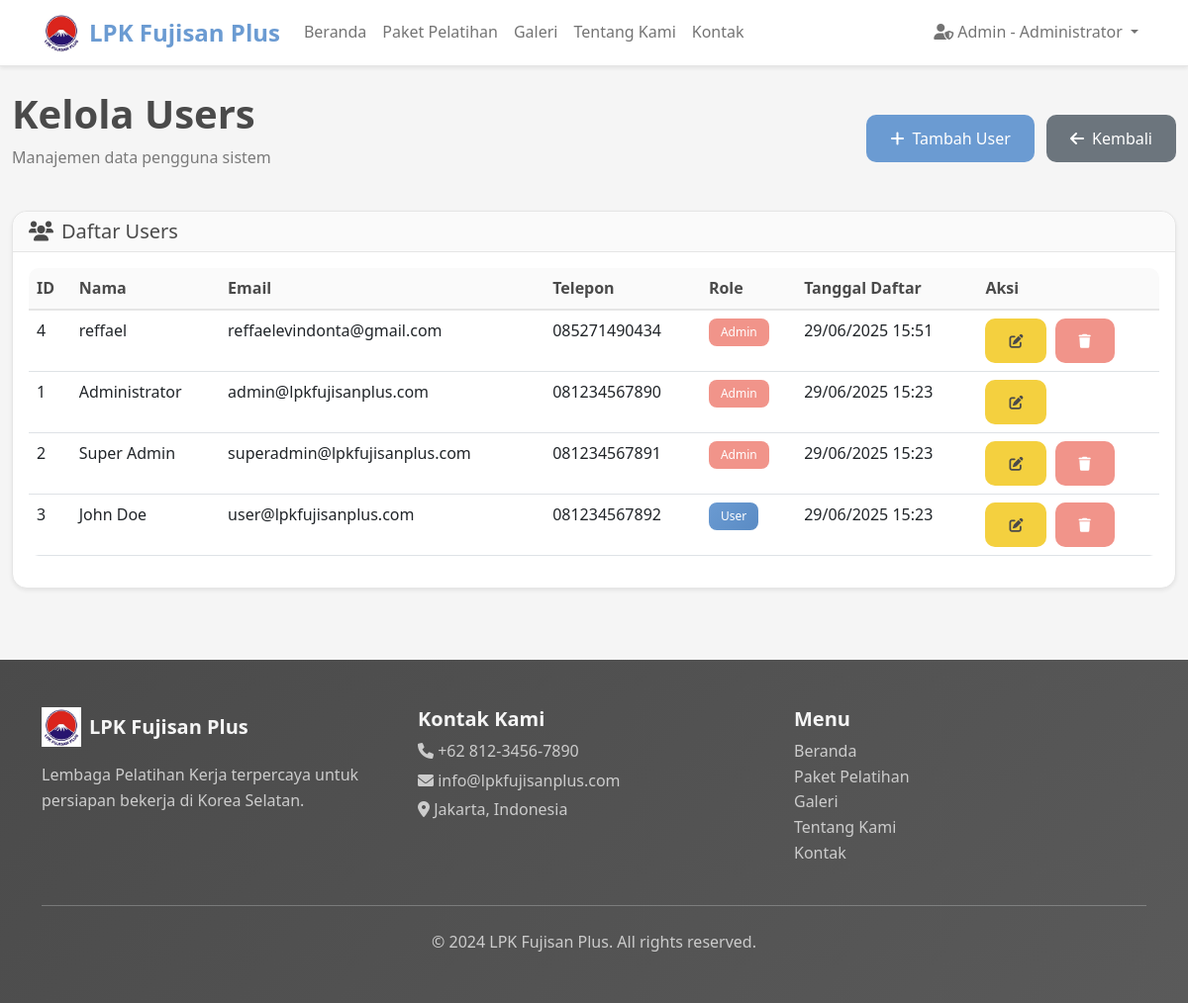
The app's page /index.php?page=admin_users (signed in) with its own data.
### tables this page shows
CREATE TABLE `users` (
  `id` int(11) NOT NULL,
  `name` varchar(100) NOT NULL,
  `email` varchar(100) NOT NULL,
  `phone` varchar(20) NOT NULL,
  `password` varchar(255) NOT NULL,
  `role` enum('user','admin') DEFAULT 'user',
  `is_deleted` tinyint(1) DEFAULT 0,
  `created_at` timestamp NOT NULL DEFAULT current_timestamp()
);

### config/database.php (called while the page is built, shortened)
<?php
class Database
{
    private $host = DB_HOST;
    private $user = DB_USER;
    private $pass = DB_PASS;
    private $dbname = DB_NAME;
    private $dbh;
    public function __construct()
    {
        try {
            $this->setupDatabase();
            $dsn = 'mysql:host=' . $this->host . ';dbname=' . $this->dbname . ';charset=utf8';
            $options = array(
                PDO::ATTR_PERSISTENT => true,
                PDO::ATTR_ERRMODE => PDO::ERRMODE_EXCEPTION,
                PDO::ATTR_DEFAULT_FETCH_MODE => PDO::FETCH_ASSOC
            );
            $this->dbh = new PDO($dsn, $this->user, $this->pass, $options);
        } catch (PDOException $e) {
            die("Database connection error: " . $e->getMessage());
        }
    }
    private function setupDatabase()
    {
        try {
            $pdo = new PDO('mysql:host=' . $this->host . ';charset=utf8', $this->user, $this->pass);
            $pdo->setAttribute(PDO::ATTR_ERRMODE, PDO::ERRMODE_EXCEPTION);
            $pdo->exec("CREATE DATABASE IF NOT EXISTS `" . $this->dbname . "` CHARACTER SET utf8 COLLATE utf8_general_ci");
            $pdo->exec("USE `" . $this->dbname . "`");
            $this->insertDefaultData($pdo);
        } catch (PDOException $e) {
            die("Database setup error: " . $e->getMessage());
        }
    }
    private function insertDefaultData($pdo)
    {
        $stmt = $pdo->prepare("SELECT COUNT(*) FROM `users`");
        $stmt->execute();
        $userCount = $stmt->fetchColumn();
        $stmt = $pdo->prepare("SELECT COUNT(*) FROM `packages` WHERE `is_deleted` = 0");
        $stmt->execute();
        $packageCount = $stmt->fetchColumn();
    }
    public function query($query)
    {
        $this->stmt = $this->dbh->prepare($query);
    }
    public function execute()
    {
        return $this->stmt->execute();
    }
    public function resultset()
    {
        $this->execute();
        return $this->stmt->fetchAll(PDO::FETCH_ASSOC);
    }
}

### model/User.php (called while the page is built, shortened)
<?php
require_once 'config/database.php';
class User {
    private $db;
    public function __construct() {
        $this->db = new Database();
    }
    public function getAll() {
        $this->db->query('SELECT * FROM users WHERE role = "user" AND is_deleted = 0 ORDER BY created_at DESC');
        return $this->db->resultset();
    }
    public function getAllIncludingAdmins() {
        $this->db->query('SELECT * FROM users WHERE is_deleted = 0 ORDER BY role DESC, created_at DESC');
        return $this->db->resultset();
    }
}
?>

### views/admin/users.php (the view, shortened to what this page needs)
<?php
include 'views/layouts/header.php';
require_once 'model/User.php';
$userModel = new User();
$users = $userModel->getAll();
$allUsers = $userModel->getAllIncludingAdmins();
?>
<div class="container-fluid py-4">
    <div class="row">
        <div class="col-12 mb-4">
            <div class="d-flex justify-content-between align-items-center">
                <div>
                    <h1 class="fw-bold">Kelola Users</h1>
                    <p class="text-muted">Manajemen data pengguna sistem</p>
                </div>
                <div>
                    <button class="btn btn-primary" data-bs-toggle="modal" data-bs-target="#addUserModal">
                        <i class="fas fa-plus me-2"></i>Tambah User
                    </button>
                    <a href="index.php?page=admin_dashboard" class="btn btn-secondary ms-2">
                        <i class="fas fa-arrow-left me-2"></i>Kembali
                    </a>
                </div>
            </div>
        </div>
    </div>
    <div class="row">
        <div class="col-12">
            <div class="card shadow-sm">
                <div class="card-header">
                    <h5 class="mb-0"><i class="fas fa-users me-2"></i>Daftar Users</h5>
                </div>
                <div class="card-body">
                    <?php if (!empty($allUsers)): ?>
                    <div class="table-responsive">
                        <table class="table table-hover">
                            <thead class="table-light">
                                <tr>
                                    <th>ID</th>
                                    <th>Nama</th>
                                    <th>Email</th>
                                    <th>Telepon</th>
                                    <th>Role</th>
                                    <th>Tanggal Daftar</th>
                                    <th>Aksi</th>
                                </tr>
                            </thead>
                            <tbody>
                                <?php foreach ($allUsers as $user): ?>
                                <tr>
                                    <td><?php echo $user['id']; ?></td>
                                    <td><?php echo htmlspecialchars($user['name']); ?></td>
                                    <td><?php echo htmlspecialchars($user['email']); ?></td>
                                    <td><?php echo htmlspecialchars($user['phone']); ?></td>
                                    <td>
                                        <span class="badge bg-<?php echo $user['role'] == 'admin' ? 'danger' : 'primary'; ?>">
                                            <?php echo ucfirst($user['role']); ?>
                                        </span>
                                    </td>
                                    <td><?php echo date('d/m/Y H:i', strtotime($user['created_at'])); ?></td>
                                    <td>
                                        <button class="btn btn-sm btn-warning" onclick="editUser(<?php echo htmlspecialchars(json_encode($user)); ?>)">
                                            <i class="fas fa-edit"></i>
                                        </button>
                                        <?php if ($user['id'] != $_SESSION['user_id']): ?>
                                        <a href="index.php?page=admin_users&action=delete&id=<?php echo $user['id']; ?>"
                                           class="btn btn-sm btn-danger ms-1"
                                           onclick="return confirm('Yakin ingin menghapus user ini?')">
                                            <i class="fas fa-trash"></i>
                                        </a>
                                        <?php endif; ?>
                                    </td>
                                </tr>
                                <?php endforeach; ?>
                            </tbody>
                        </table>
                    </div>
                    <?php endif; ?>
                </div>
            </div>
        </div>
    </div>
</div>
<?php include 'views/layouts/footer.php'; ?>

### index.php (shortened to what this page needs)
<?php
require_once 'config/database.php';
$page = isset($_GET['page']) ? $_GET['page'] : 'home';
switch ($page) {
    case 'admin_users':
        if (isset($_SESSION['user_id']) && $_SESSION['user_role'] == 'admin') {
            include 'views/admin/users.php';
        } else {
            header('Location: index.php?page=login');
        }
        break;
}

### views/layouts/header.php (shortened to what this page needs)
<!DOCTYPE html>
<html lang="id">
<head>
    <link href="https://cdn.jsdelivr.net/npm/bootstrap@5.1.3/dist/css/bootstrap.min.css" rel="stylesheet">
    <link href="https://cdnjs.cloudflare.com/ajax/libs/font-awesome/6.0.0/css/all.min.css" rel="stylesheet">
    <link href="assets/css/style.css" rel="stylesheet">
</head>
<body>
    <nav class="navbar navbar-expand-lg navbar-light bg-white shadow-sm">
        <div class="container">
            <a class="navbar-brand d-flex align-items-center" href="index.php">
                <img src="assets/images/logo.png" alt="LPK Fujisan Plus" height="40" class="me-2">
                <span class="fw-bold text-primary">LPK Fujisan Plus</span>
            </a>
            <div class="collapse navbar-collapse" id="navbarNav">
                <ul class="navbar-nav me-auto">
                    <li class="nav-item">
                        <a class="nav-link" href="index.php">Beranda</a>
                    </li>
                    <li class="nav-item">
                        <a class="nav-link" href="index.php?page=paket">Paket Pelatihan</a>
                    </li>
                    <li class="nav-item">
                        <a class="nav-link" href="index.php?page=galeri">Galeri</a>
                    </li>
                    <li class="nav-item">
                        <a class="nav-link" href="index.php?page=tentang">Tentang Kami</a>
                    </li>
                    <li class="nav-item">
                        <a class="nav-link" href="index.php?page=kontak">Kontak</a>
                    </li>
                </ul>
                <ul class="navbar-nav">
                    <?php if (isset($_SESSION['user_id'])): ?>
                        <li class="nav-item dropdown">
                            <a class="nav-link dropdown-toggle" href="#" id="navbarDropdown" role="button" data-bs-toggle="dropdown">
                                <?php if ($_SESSION['user_role'] == 'admin'): ?>
                                    <i class="fas fa-user-shield"></i> Admin - <?php echo $_SESSION['user_name']; ?>
                                <?php else: ?>
                                    <i class="fas fa-user"></i> <?php echo $_SESSION['user_name']; ?>
                                <?php endif; ?>
                            </a>
                        </li>
                    <?php endif; ?>
                </ul>
            </div>
        </div>
    </nav>

### views/layouts/footer.php (shortened to what this page needs)
<footer class="bg-dark text-light py-5 mt-5">
        <div class="container">
            <div class="row">
                <div class="col-md-4">
                    <div class="d-flex align-items-center mb-3">
                        <img src="assets/images/logo.png" alt="LPK Fujisan Plus" height="40" class="me-2">
                        <h5 class="mb-0">LPK Fujisan Plus</h5>
                    </div>
                    <p class="text-muted">Lembaga Pelatihan Kerja terpercaya untuk persiapan bekerja di Korea Selatan.</p>
                </div>
                <div class="col-md-4">
                    <h5>Kontak Kami</h5>
                    <p class="text-muted mb-1"><i class="fas fa-phone"></i> +62 812-3456-7890</p>
                    <p class="text-muted mb-1"><i class="fas fa-envelope"></i> info@lpkfujisanplus.com</p>
                    <p class="text-muted"><i class="fas fa-map-marker-alt"></i> Jakarta, Indonesia</p>
                </div>
                <div class="col-md-4">
                    <h5>Menu</h5>
                    <ul class="list-unstyled">
                        <li><a href="index.php" class="text-muted text-decoration-none">Beranda</a></li>
                        <li><a href="index.php?page=paket" class="text-muted text-decoration-none">Paket Pelatihan</a></li>
                        <li><a href="index.php?page=galeri" class="text-muted text-decoration-none">Galeri</a></li>
                        <li><a href="index.php?page=tentang" class="text-muted text-decoration-none">Tentang Kami</a></li>
                        <li><a href="index.php?page=kontak" class="text-muted text-decoration-none">Kontak</a></li>
                    </ul>
                </div>
            </div>
            <hr class="my-4">
            <div class="text-center">
                <p class="mb-0 text-muted">&copy; 2024 LPK Fujisan Plus. All rights reserved.</p>
            </div>
        </div>
    </footer>
</body>
</html>

### assets/css/style.css (style rules this page uses)
:root { --primary-color: #6b9bd2; --secondary-color: #e8a5a5; --accent-color: #f5f5f5; --text-dark: #4a4a4a; --text-light: #7a7a7a; --bg-light: #fafafa; --border-color: #e5e5e5; --success-color: #a8d5a8; --warning-color: #f4d03f; --danger-color: #f1948a; }
body { font-family: "Segoe UI", Tahoma, Geneva, Verdana, sans-serif; color: var(--text-dark); line-height: 1.6; background-color: var(--accent-color); }
.navbar-brand { font-weight: 700; font-size: 1.5rem; }
.navbar-nav .nav-link { font-weight: 500; padding: 0.75rem 1rem; transition: color 0.3s ease; color: var(--text-dark); }
.card { border: 1px solid var(--border-color); border-radius: 15px; transition: transform 0.3s ease, box-shadow 0.3s ease; background-color: white; }
.card-header { border-radius: 15px 15px 0 0 !important; border-bottom: 1px solid var(--border-color); font-weight: 600; background-color: var(--bg-light); }
.btn { border-radius: 10px; font-weight: 500; padding: 0.75rem 1.5rem; transition: all 0.3s ease; border: none; }
.btn-primary { background-color: var(--primary-color); color: white; }
.btn-danger { background-color: var(--danger-color); color: white; }
.btn-warning { background-color: var(--warning-color); color: var(--text-dark); }
.table { border-radius: 10px; overflow: hidden; background-color: white; }
.table thead th { background-color: var(--bg-light); border-bottom: 2px solid var(--border-color); font-weight: 600; color: var(--text-dark); }
.badge { font-size: 0.75rem; padding: 0.5rem 0.75rem; border-radius: 8px; font-weight: 500; }
.bg-danger { background-color: var(--danger-color) !important; color: white !important; }
.bg-primary { background-color: var(--primary-color) !important; color: white !important; }
footer { background: linear-gradient(135deg, var(--text-dark) 0%, #5a5a5a 100%) !important; }
footer h5 { color: var(--accent-color); font-weight: 600; }
footer .text-muted { color: #cccccc !important; }
.bg-primary { background: linear-gradient(135deg, var(--primary-color) 0%, #5a8bc4 100%) !important; }
.text-primary { color: var(--primary-color) !important; }
.text-muted { color: var(--text-light) !important; }
.navbar { border-bottom: 1px solid var(--border-color); }

### records on screen
users: id "4", name "reffael", email "reffaelevindonta@gmail.com", phone "085271490434", role "Admin", created_at "29/06/2025 15:51"
users: id "1", name "Administrator", email "admin@lpkfujisanplus.com", phone "081234567890", role "Admin", created_at "29/06/2025 15:23"
users: id "2", name "Super Admin", email "superadmin@lpkfujisanplus.com", phone "081234567891", role "Admin", created_at "29/06/2025 15:23"
users: id "3", name "John Doe", email "user@lpkfujisanplus.com", phone "081234567892", role "User", created_at "29/06/2025 15:23"

### other values on screen
$_SESSION['user_name'] "Administrator"
